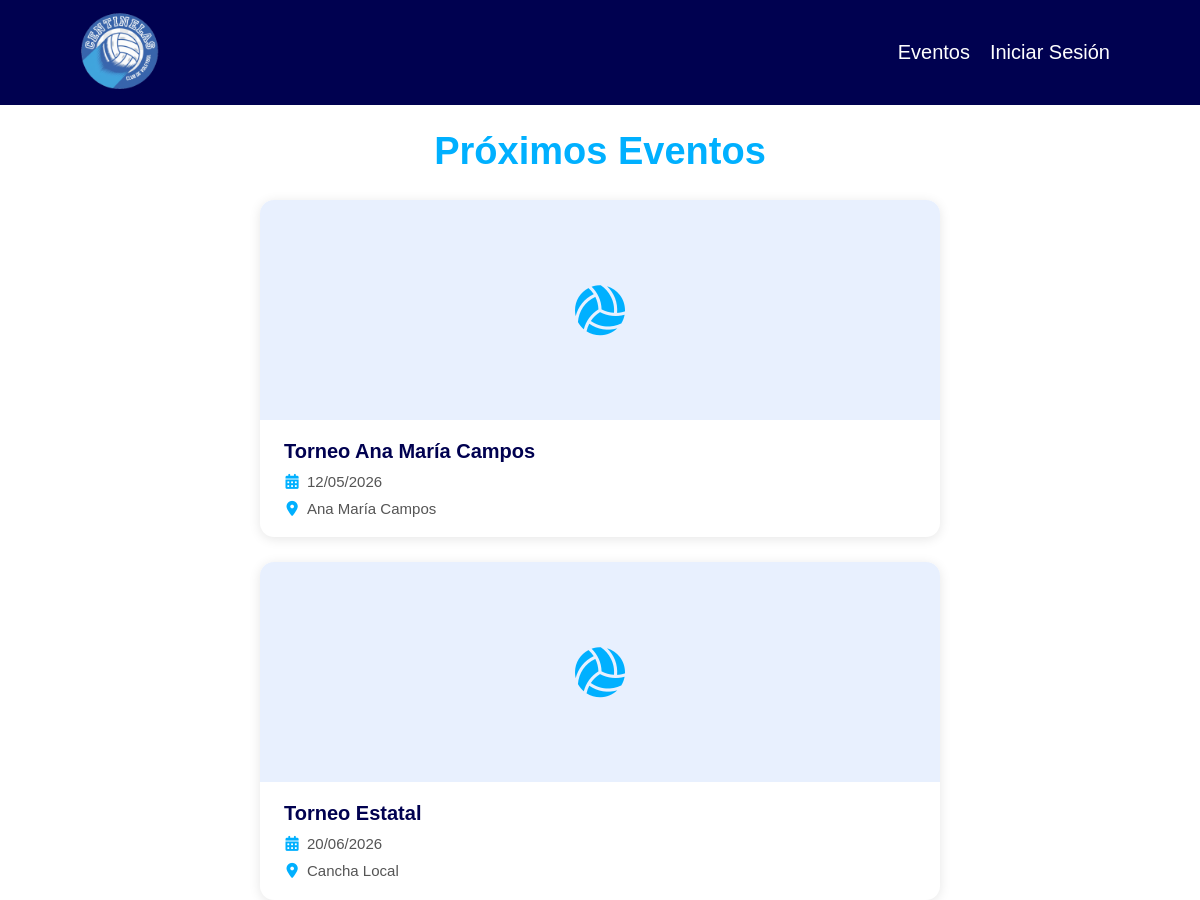
Page /eventos.php on the earlier database version.
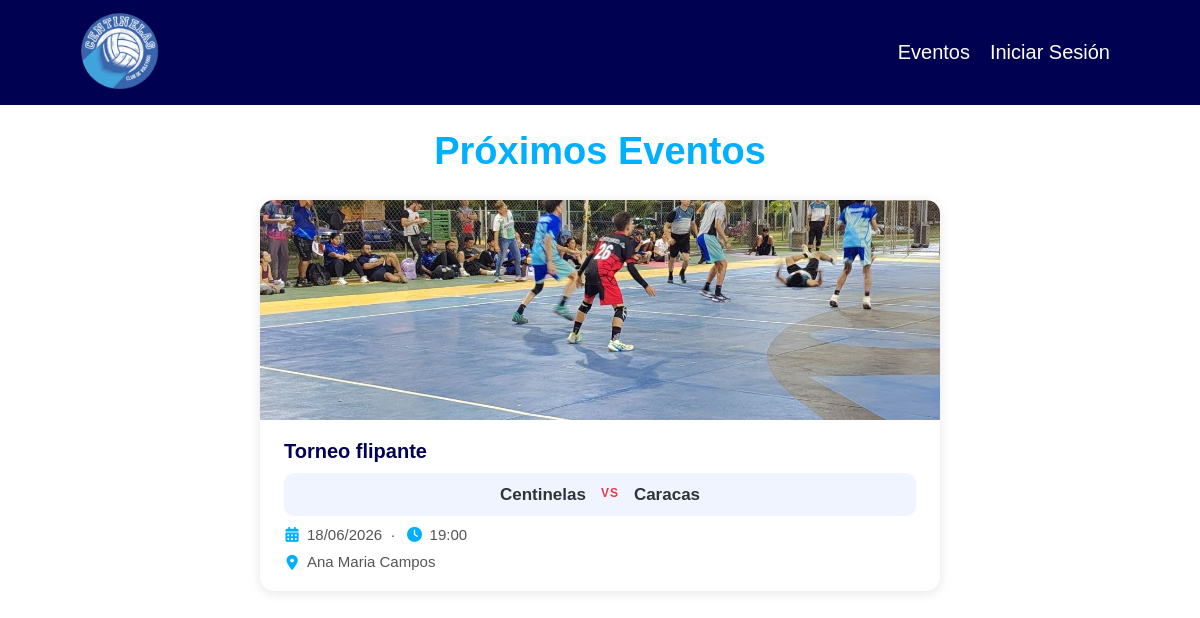
Same page on the later database version.
### tables this page shows
CREATE TABLE `eventos` (
  `id` int(11) NOT NULL,
  `nombre` varchar(100) NOT NULL,
  `fecha` date DEFAULT NULL,
  `hora` time DEFAULT NULL,
  `equipo_local` varchar(100) DEFAULT NULL,
  `equipo_visit` varchar(100) DEFAULT NULL,
  `imagen` varchar(255) DEFAULT NULL,
  `lugar` varchar(150) DEFAULT NULL
);

### src/Evento.php (called while the page is built, shortened)
<?php
class Evento
{
    public static function listar()
    {
        $conn = DB::conectar();
        $sql = 'SELECT * FROM eventos ORDER BY fecha ASC';
        return $conn->query($sql);
    }
}

### eventos.php (the view)
<?php
require_once __DIR__ . '/src/Evento.php';
include 'templates/header.php';
$eventos = Evento::listar();
?>
<main class="contenedor seccion">
    <h1>Próximos Eventos</h1>
    <?php if ($eventos->num_rows === 0): ?>
        <p>No hay eventos programados aún.</p>
    <?php else: ?>
        <div class="eventos-grid">
            <?php while ($evento = $eventos->fetch_assoc()): ?>
                <div class="evento-card">
                    <?php if ($evento['imagen']): ?>
                        <img class="evento-card-img"
                             src="/centinela/assets/img/eventos/<?php echo htmlspecialchars($evento['imagen']); ?>"
                             alt="<?php echo htmlspecialchars($evento['nombre']); ?>">
                    <?php else: ?>
                        <div class="evento-card-img-placeholder">
                            <i class="fa-solid fa-volleyball"></i>
                        </div>
                    <?php endif; ?>
                    <div class="evento-card-body">
                        <h2 class="evento-card-titulo">
                            <?php echo htmlspecialchars($evento['nombre']); ?>
                        </h2>
                        <?php if ($evento['equipo_local'] && $evento['equipo_visit']): ?>
                            <div class="evento-card-enfrentamiento">
                                <span><?php echo htmlspecialchars($evento['equipo_local']); ?></span>
                                <span class="evento-vs">VS</span>
                                <span><?php echo htmlspecialchars($evento['equipo_visit']); ?></span>
                            </div>
                        <?php endif; ?>
                        <p class="evento-card-meta">
                            <i class="fa-solid fa-calendar-days"></i>
                            <?php echo date('d/m/Y', strtotime($evento['fecha'])); ?>
                            <?php if ($evento['hora']): ?>
                                &nbsp;·&nbsp;
                                <i class="fa-solid fa-clock"></i>
                                <?php echo date('H:i', strtotime($evento['hora'])); ?>
                            <?php endif; ?>
                        </p>
                        <p class="evento-card-meta">
                            <i class="fa-solid fa-location-dot"></i>
                            <?php echo htmlspecialchars($evento['lugar']); ?>
                        </p>
                    </div>
                </div>
            <?php endwhile; ?>
        </div>
    <?php endif; ?>
</main>

### templates/header.php (shortened to what this page needs)
<?php
    $auth = $_SESSION['login'] ?? false;
?>
<!DOCTYPE html>
<html lang="en">
<head>
    <link rel="stylesheet" href="/centinela/assets/styles/normalize.css">
    <link rel="stylesheet" href="/centinela/assets/styles/app.css">
    <link rel="stylesheet" href="https://cdnjs.cloudflare.com/ajax/libs/font-awesome/6.5.0/css/all.min.css">
</head>
<body>
    <header class="header <?php echo isset($inicio) ? 'inicio' : ''; ?>">
        <div class="contenedor contenido-header">
            <div class="barra">
                <a href="/centinela/index.php">
                    <img class="logo-academia" src="/centinela/assets/img/Adobe Express - file.png" alt="Logo de la academia">
                </a>
                <nav class="navegacion">
                    <a href="/centinela/eventos.php">Eventos</a>
                    <?php if(!$auth) {echo '<a href="/centinela/login.php">Iniciar Sesión</a>';}?>
                </nav>
            </div>
        </div>
    </header>

### assets/styles/app.css (style rules this page uses)
:root { --blanco-fondo: #FFFFFF; --celeste-primario: #00B0FF; --azul-interactivo: #007BB2; --azul-oscuro: #000150; --texto-principal: #2d353a; }
Html { box-sizing: border-box; font-size: 62.5%; }
*, *:before, *:after { box-sizing: inherit; }
Body { font-size: 1.6rem; }
html, body { height: 100%; margin: 0; }
h1, h2, h3, p, a { font-family: 'Google Sans', sans-serif; color: var(--texto-principal); }
a { text-decoration: none; font-size: 2rem; padding: 1rem; }
h1 { font-size: 3.8rem; font-weight: 700; color: var(--celeste-primario); }
h2 { font-size: 2.8rem; color: var(--celeste-primario); }
h1, h2, h3 { text-align: center; }
.seccion { margin-top: 5rem; margin-bottom: 5rem; }
.contenedor { max-width: 90%; margin: 0 auto; }
.logo-academia { width: 100px; height: auto; }
.header { background-color: var(--azul-oscuro); }
.barra { display: flex; flex-direction: column; }
.barra a { color: white; display: block; text-align: center; }
@media (min-width: 768px) { .barra { flex-direction: row; justify-content: space-between; align-items: center; } }
@media (min-width: 768px) { .barra a { padding: 0 1rem; } }
.navegacion a { color: white; display: block; text-align: center; }
@media (min-width: 768px) { .navegacion { display: flex; margin: auto 2rem; } }
.eventos-grid { display: flex; flex-direction: column; align-items: center; gap: 2.5rem; margin-top: 2.5rem; }
.evento-card { width: 100%; max-width: 680px; border-radius: 14px; overflow: hidden; box-shadow: 0 2px 12px rgba(0, 0, 0, .10); background: #fff; display: flex; flex-direction: column; font-family: 'Google Sans', sans-serif; transition: transform .2s, box-shadow .2s; }
.evento-card-img { width: 100%; height: 220px; object-fit: cover; display: block; }
.evento-card-body { padding: 2rem 2.4rem; display: flex; flex-direction: column; gap: 1rem; }
.evento-card-titulo { font-family: 'Google Sans', sans-serif; font-size: 2rem; font-weight: 700; margin: 0; color: var(--azul-oscuro); text-align: left; }
.evento-card-enfrentamiento { display: flex; align-items: center; justify-content: center; gap: 1.5rem; background: #f0f4ff; border-radius: 10px; padding: 1.2rem 1.6rem; font-family: 'Google Sans', sans-serif; font-weight: 600; font-size: 1.7rem; color: var(--texto-principal); }
.evento-vs { font-size: 1.2rem; font-weight: 800; color: #e63946; letter-spacing: .08em; }
.evento-card-meta { font-family: 'Google Sans', sans-serif; font-size: 1.5rem; color: #555; margin: 0; display: flex; align-items: center; gap: .7rem; }
.evento-card-meta i { color: var(--celeste-primario); width: 16px; text-align: center; }
.evento-card-img-placeholder { width: 100%; height: 220px; background: #e8f0fe; display: flex; align-items: center; justify-content: center; font-size: 5rem; color: var(--celeste-primario); }

Differences in the rows shown:
removed eventos: nombre "Torneo Ana María Campos", fecha "12/05/2026", lugar "Ana María Campos"
removed eventos: nombre "Torneo Estatal", fecha "20/06/2026", lugar "Cancha Local"
added eventos: imagen (picture), nombre "Torneo flipante", equipo_local "Centinelas", equipo_visit "Caracas", fecha "18/06/2026", hora "19:00", lugar "Ana Maria Campos"
